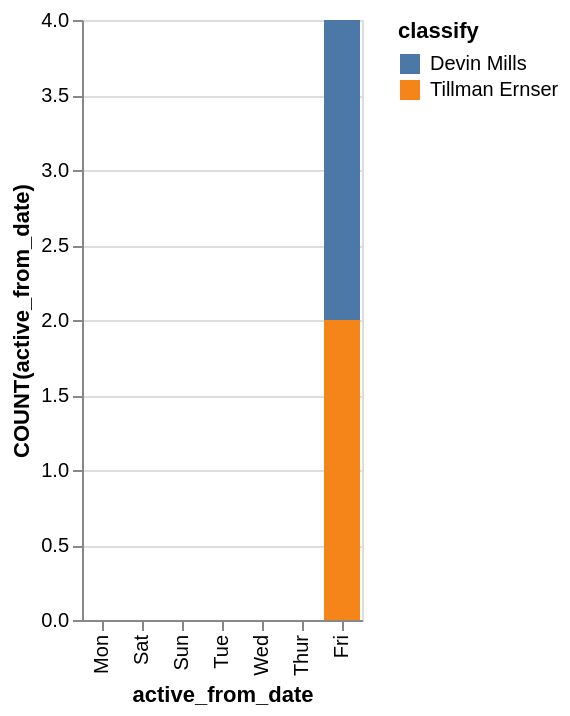

Specify this chart in Vega-Lite:
### Vega-Lite specification from a JSON file in a GitHub repository (floating-point values rounded to 4 significant figures)
{"data": {"values": [{"x_data": "Mon", "y_data": 0, "classify": "Devin Mills"}, {"x_data": "Sat", "y_data": 0, "classify": "Devin Mills"}, {"x_data": "Sun", "y_data": 0, "classify": "Devin Mills"}, {"x_data": "Tue", "y_data": 0, "classify": "Devin Mills"}, {"x_data": "Wed", "y_data": 0, "classify": "Devin Mills"}, {"x_data": "Thur", "y_data": 0, "classify": "Devin Mills"}, {"x_data": "Fri", "y_data": 2, "classify": "Devin Mills"}, {"x_data": "Mon", "y_data": 0, "classify": "Tillman Ernser"}, {"x_data": "Sat", "y_data": 0, "classify": "Tillman Ernser"}, {"x_data": "Sun", "y_data": 0, "classify": "Tillman Ernser"}, {"x_data": "Tue", "y_data": 0, "classify": "Tillman Ernser"}, {"x_data": "Wed", "y_data": 0, "classify": "Tillman Ernser"}, {"x_data": "Thur", "y_data": 0, "classify": "Tillman Ernser"}, {"x_data": "Fri", "y_data": 2, "classify": "Tillman Ernser"}]}, "mark": "bar", "encoding": {"x": {"field": "x_data", "type": "nominal", "title": "active_from_date", "sort": {"op": "sum", "field": "y_data", "order": "ascending"}}, "y": {"field": "y_data", "type": "quantitative", "title": "COUNT(active_from_date)"}, "color": {"field": "classify"}}}
